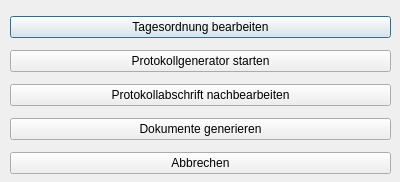
<?xml version="1.0" encoding="UTF-8"?>
<ui version="4.0">
 <class>AgendaOptionsDialog</class>
 <widget class="QDialog" name="AgendaOptionsDialog">
  <property name="geometry">
   <rect>
    <x>0</x>
    <y>0</y>
    <width>400</width>
    <height>182</height>
   </rect>
  </property>
  <property name="windowTitle">
   <string>Optionen</string>
  </property>
  <widget class="QWidget" name="verticalLayoutWidget">
   <property name="geometry">
    <rect>
     <x>10</x>
     <y>10</y>
     <width>381</width>
     <height>170</height>
    </rect>
   </property>
   <layout class="QVBoxLayout" name="verticalLayout">
    <item>
     <widget class="QPushButton" name="editAgenda">
      <property name="text">
       <string>Tagesordnung bearbeiten</string>
      </property>
     </widget>
    </item>
    <item>
     <widget class="QPushButton" name="generateProtocol">
      <property name="text">
       <string>Protokollgenerator starten</string>
      </property>
     </widget>
    </item>
    <item>
     <widget class="QPushButton" name="editProtocolTranscript">
      <property name="text">
       <string>Protokollabschrift nachbearbeiten</string>
      </property>
     </widget>
    </item>
    <item>
     <widget class="QPushButton" name="generateDocuments">
      <property name="text">
       <string>Dokumente generieren</string>
      </property>
     </widget>
    </item>
    <item>
     <widget class="QPushButton" name="abortDialog">
      <property name="text">
       <string>Abbrechen</string>
      </property>
     </widget>
    </item>
   </layout>
  </widget>
 </widget>
 <resources/>
 <connections/>
</ui>
